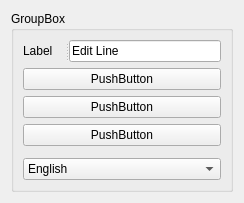
<?xml version="1.0" encoding="UTF-8"?>
<ui version="4.0">
 <class>QLinguistWidget</class>
 <widget class="QWidget" name="QLinguistWidget">
  <property name="geometry">
   <rect>
    <x>0</x>
    <y>0</y>
    <width>244</width>
    <height>203</height>
   </rect>
  </property>
  <property name="windowTitle">
   <string>QLinguistWidget</string>
  </property>
  <layout class="QVBoxLayout" name="verticalLayout">
   <item>
    <widget class="QGroupBox" name="groupBox">
     <property name="title">
      <string>GroupBox</string>
     </property>
     <layout class="QVBoxLayout" name="verticalLayout_2">
      <item>
       <widget class="QSplitter" name="splitter">
        <property name="orientation">
         <enum>Qt::Horizontal</enum>
        </property>
        <widget class="QLabel" name="label">
         <property name="text">
          <string>Label</string>
         </property>
        </widget>
        <widget class="QLineEdit" name="lineEdit">
         <property name="text">
          <string>Edit Line</string>
         </property>
        </widget>
       </widget>
      </item>
      <item>
       <widget class="QPushButton" name="pushButton_3">
        <property name="text">
         <string>PushButton</string>
        </property>
       </widget>
      </item>
      <item>
       <widget class="QPushButton" name="pushButton">
        <property name="text">
         <string>PushButton</string>
        </property>
       </widget>
      </item>
      <item>
       <widget class="QPushButton" name="pushButton_2">
        <property name="text">
         <string>PushButton</string>
        </property>
       </widget>
      </item>
      <item>
       <spacer name="verticalSpacer">
        <property name="orientation">
         <enum>Qt::Vertical</enum>
        </property>
        <property name="sizeHint" stdset="0">
         <size>
          <width>20</width>
          <height>40</height>
         </size>
        </property>
       </spacer>
      </item>
      <item>
       <widget class="QComboBox" name="comboBox">
        <item>
         <property name="text">
          <string>English</string>
         </property>
        </item>
        <item>
         <property name="text">
          <string>Chinese</string>
         </property>
        </item>
       </widget>
      </item>
     </layout>
    </widget>
   </item>
  </layout>
 </widget>
 <resources/>
 <connections/>
</ui>
